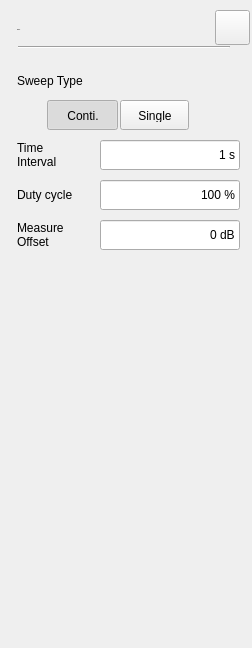
<?xml version="1.0" encoding="UTF-8"?>
<ui version="4.0">
 <class>Pm_Dialog_SweepSetup</class>
 <widget class="QWidget" name="Pm_Dialog_SweepSetup">
  <property name="geometry">
   <rect>
    <x>0</x>
    <y>0</y>
    <width>252</width>
    <height>648</height>
   </rect>
  </property>
  <property name="windowTitle">
   <string>Form</string>
  </property>
  <property name="styleSheet">
   <string notr="true">/*******************indoor**************/
#Pm_Dialog_SweepSetup[status = &quot;indoor&quot;]
{
	border:1px;
	border-top-style:solid;
	border-top-color:black;
}
#Pm_Dialog_SweepSetup[status = &quot;indoor&quot;]
#widget
{
	background-color:rgba(211,211,211,0.9);
}
#Pm_Dialog_SweepSetup[status = &quot;indoor&quot;]
#widget&gt;QPushButton
{
	color:rgba(123, 123, 123,1);
	font: 75 13px &quot;Arial&quot;;
	border-style:flat;
	font-weight:bold;
}
#Pm_Dialog_SweepSetup[status = &quot;indoor&quot;]
#widget&gt;QPushButton::checked
{
    color:rgba(87, 87, 87,1);
}
#Pm_Dialog_SweepSetup[status = &quot;indoor&quot;]
#widget&gt;QPushButton::!checked
{
}
#Pm_Dialog_SweepSetup[status = &quot;indoor&quot;]
Pm_LineEdit
{
	background-color:rgba(255,255,255,0.6);
	color:rgba(162, 115, 0,1);
	padding:8px 8px 7px 10px ;
	font: 75 13px &quot;Arial&quot;;
	font-weight:bold;
}
#Pm_Dialog_SweepSetup[status = &quot;indoor&quot;]
#widget&gt;QLabel
{
font: 75 13px &quot;Arial&quot;;
}
#Pm_Dialog_SweepSetup[status = &quot;indoor&quot;]
#line
{
	background-color:rgba(46,46,46,1);
}
#Pm_Dialog_SweepSetup[status = &quot;indoor&quot;]
Pm_LineEdit:focus
{
  outline: none;
  border:2px solid rgba(162,115,0,1);
}
#Pm_Dialog_SweepSetup[status = &quot;indoor&quot;]
#widget&gt;#pb_Sweep_Once
{
	background-color:rgb(0,0,0);
	color:rgb(255,255,255);
}
/***************outdoor*****************/
#Pm_Dialog_SweepSetup[status = &quot;outdoor&quot;]
{
	border:1px;
	border-top-style:solid;
	border-top-color:black;
}
#Pm_Dialog_SweepSetup[status = &quot;outdoor&quot;]
#widget
{
	background-color:rgba(211,211,211,0.9);
}
#Pm_Dialog_SweepSetup[status = &quot;outdoor&quot;]
#widget&gt;QPushButton
{
	color:rgba(123, 123, 123,1);
	font: 75 13px &quot;Arial&quot;;
	border-style:flat;
	font-weight:bold;
}
#Pm_Dialog_SweepSetup[status = &quot;outdoor&quot;]
#widget&gt;QPushButton::checked
{
    color:rgba(87, 87, 87,1);
}
#Pm_Dialog_SweepSetup[status = &quot;outdoor&quot;]
Pm_LineEdit
{
	color:rgba(162, 115, 0,1);
	padding:8px 8px 7px 10px ;
	font: 75 13px &quot;Arial&quot;;
	font-weight:bold; 
}
#Pm_Dialog_SweepSetup[status = &quot;outdoor&quot;]
#widget&gt;QLabel
{
	font: 75 13px &quot;Arial&quot;; 
   color:rgba(46,46,46,1);
}
#Pm_Dialog_SweepSetup[status = &quot;outdoor&quot;]
#line
{
	background-color:rgba(46,46,46,1);
}
#Pm_Dialog_SweepSetup[status  =  &quot;outdoor&quot;] Pm_LineEdit:disable
{ 
    color:rgba(133,133,133,0.6); 
}
#Pm_Dialog_SweepSetup[status  =  &quot;outdoor&quot;] Pm_LineEdit:focus
 { 
    outline: none;
	border:2px solid rgba(162,115,0,1); 
}
#Pm_Dialog_SweepSetup[status = &quot;outdoor&quot;]
#widget&gt;#pb_Sweep_Once
{
	background-color:rgb(0,0,0);
	color:rgb(255,255,255);
}
/***************night*****************/
#Pm_Dialog_SweepSetup[status = &quot;night&quot;]
{
	border:1px;
	border-top-style:solid;
	border-top-color:black;
}
#Pm_Dialog_SweepSetup[status = &quot;night&quot;]
#widget
{
	background-color:rgba(208,182,139,0.9);
}
#Pm_Dialog_SweepSetup[status = &quot;night&quot;]
#widget&gt;QPushButton
{
	color:rgba(123, 123, 123,1);
	font: 75 13px &quot;Arial&quot;;
	border-style:flat;
	font-weight:bold;
}
#Pm_Dialog_SweepSetup[status = &quot;night&quot;]
#widget&gt;QPushButton::checked
{
   color:rgba(87, 87, 87,1);
}
/*#Pm_Dialog_SweepSetup[status = &quot;night&quot;]
#widget&gt;QPushButton::!checked
{
   color:rgba(0, 0, 0, 1)
}
*/
#Pm_Dialog_SweepSetup[status = &quot;night&quot;]
Pm_LineEdit
{
	background: rgba(251,220,167,0.60);
   color:rgba(159,98,0,1);
	padding:8px 8px 7px 10px ;
	font: 75 13px &quot;Arial&quot;;
	font-weight:bold;
}
#Pm_Dialog_SweepSetup[status  =  &quot;night&quot;] 
Pm_LineEdit:disable
{
	color:rgba(133,133,133,0.6);
}

#Pm_Dialog_SweepSetup[status  =  &quot;night&quot;] 
Pm_LineEdit:focus
{
	outline: none;
	border:2px solid rgba(162,115,0,1);
}
#Pm_Dialog_SweepSetup[status = &quot;night&quot;]
#widget&gt;QLabel
{
	font: 75 13px &quot;Arial&quot;;
	color:rgba(46,46,46,1);
}
#Pm_Dialog_SweepSetup[status = &quot;night&quot;]
#line
{
	background-color:rgba(46,46,46,1);
}
#Pm_Dialog_SweepSetup[status  =  &quot;night&quot;] Pm_LineEdit:disable
{ 
    color:rgba(133,133,133,0.6);
}
#Pm_Dialog_SweepSetup[status  =  &quot;night&quot;] Pm_LineEdit:focus
 { 
	outline: none;
	border:2px solid rgba(162,115,0,1);
}
#Pm_Dialog_SweepSetup[status = &quot;night&quot;]
#widget&gt;#pb_Sweep_Once
{
	background-color:rgb(0,0,0);
	color:rgb(255,255,255);
}</string>
  </property>
  <property name="status" stdset="0">
   <string>night</string>
  </property>
  <widget class="QWidget" name="widget" native="true">
   <property name="geometry">
    <rect>
     <x>0</x>
     <y>0</y>
     <width>252</width>
     <height>648</height>
    </rect>
   </property>
   <property name="styleSheet">
    <string notr="true"/>
   </property>
   <widget class="QLabel" name="labelSweepType">
    <property name="geometry">
     <rect>
      <x>17</x>
      <y>70</y>
      <width>101</width>
      <height>21</height>
     </rect>
    </property>
    <property name="text">
     <string>Sweep Type</string>
    </property>
   </widget>
   <widget class="QPushButton" name="pb_single">
    <property name="geometry">
     <rect>
      <x>120</x>
      <y>100</y>
      <width>69</width>
      <height>30</height>
     </rect>
    </property>
    <property name="styleSheet">
     <string notr="true">#pb_single:checked
{
	padding: 8px 5px 7px 6px;
	background-image: url(:/pm/image/fre_checked_right.png);
	background-position:right;
}

#pb_single:!checked
{
padding: 8px 5px 7px 6px;
	background-image: url(:/pm/image/fre_checked_left.png);
	background-position:right;
}</string>
    </property>
    <property name="text">
     <string>Single</string>
    </property>
    <property name="checkable">
     <bool>true</bool>
    </property>
   </widget>
   <widget class="QPushButton" name="pb_conti">
    <property name="geometry">
     <rect>
      <x>47</x>
      <y>100</y>
      <width>71</width>
      <height>30</height>
     </rect>
    </property>
    <property name="styleSheet">
     <string notr="true">/*#QPushButton::pressed
{
background-color: rgb(255, 188, 0);
}
*/
#pb_conti:checked
{
	padding: 8px 14px 7px 15px;
	background-image: url(:/pm/image/fre_checked_left.png);
}
#pb_conti:!checked
{
padding: 8px 14px 7px 15px;
	background-image: url(:/pm/image/fre_checked_right.png);
}
</string>
    </property>
    <property name="text">
     <string>Conti.</string>
    </property>
    <property name="checkable">
     <bool>true</bool>
    </property>
    <property name="checked">
     <bool>true</bool>
    </property>
   </widget>
   <widget class="Line" name="line">
    <property name="geometry">
     <rect>
      <x>18</x>
      <y>46</y>
      <width>212</width>
      <height>2</height>
     </rect>
    </property>
    <property name="orientation">
     <enum>Qt::Horizontal</enum>
    </property>
   </widget>
   <widget class="QPushButton" name="pb_cancel">
    <property name="geometry">
     <rect>
      <x>215</x>
      <y>10</y>
      <width>35</width>
      <height>35</height>
     </rect>
    </property>
    <property name="styleSheet">
     <string notr="true">#Pm_Dialog_SweepSetup[status = &quot;indoor&quot;]
#pb_cancel
{
background-color:rgba(0,0,0,0);
background-image: url(:/pm/image/btn_close_normal.png);
}
#Pm_Dialog_SweepSetup[status = &quot;indoor&quot;]
#pb_cancel:pressed
{
background-image: url(:/pm/image/btn_close_click.png);
}

#Pm_Dialog_SweepSetup[status = &quot;outdoor&quot;]
#pb_cancel
{
background-color:rgba(0,0,0,0);
background-image: url(:/pm/image/btn_close_normal.png);
}
#Pm_Dialog_SweepSetup[status = &quot;outdoor&quot;]
#pb_cancel:pressed
{
background-image: url(:/pm/image/btn_close_click.png);
}

#Pm_Dialog_SweepSetup[status = &quot;night&quot;]
#pb_cancel
{
background-color:rgba(0,0,0,0);
border-image: url(:/pm/image/night/btn_close_normal.png);
}
#Pm_Dialog_SweepSetup[status = &quot;night&quot;]
#pb_cancel:pressed
{
border-image: url(:/pm/image/night/btn_close_click.png);
}</string>
    </property>
    <property name="text">
     <string/>
    </property>
   </widget>
   <widget class="QLabel" name="lblTitle">
    <property name="geometry">
     <rect>
      <x>17</x>
      <y>19</y>
      <width>102</width>
      <height>22</height>
     </rect>
    </property>
    <property name="font">
     <font>
      <family>Arial</family>
      <pointsize>-1</pointsize>
      <weight>75</weight>
      <italic>false</italic>
      <bold>true</bold>
     </font>
    </property>
    <property name="styleSheet">
     <string notr="true">#lblTitle
{
	font: 75 20px &quot;Arial&quot;;
	color:rgba(46,46,46,1);
	line-height:23px;
	font-weight:bold;
}</string>
    </property>
    <property name="text">
     <string>Sweep</string>
    </property>
   </widget>
   <widget class="QLabel" name="labelTime">
    <property name="geometry">
     <rect>
      <x>17</x>
      <y>140</y>
      <width>70</width>
      <height>30</height>
     </rect>
    </property>
    <property name="text">
     <string>Time
Interval</string>
    </property>
   </widget>
   <widget class="Pm_LineEdit" name="LedTimeInterval">
    <property name="geometry">
     <rect>
      <x>100</x>
      <y>140</y>
      <width>140</width>
      <height>30</height>
     </rect>
    </property>
    <property name="styleSheet">
     <string notr="true"/>
    </property>
    <property name="text">
     <string>1 s</string>
    </property>
    <property name="maxLength">
     <number>13124124</number>
    </property>
    <property name="alignment">
     <set>Qt::AlignRight|Qt::AlignTrailing|Qt::AlignVCenter</set>
    </property>
    <property name="readOnly">
     <bool>true</bool>
    </property>
   </widget>
   <widget class="QLabel" name="labelMeasureOffset">
    <property name="geometry">
     <rect>
      <x>17</x>
      <y>220</y>
      <width>70</width>
      <height>30</height>
     </rect>
    </property>
    <property name="text">
     <string>Measure
Offset</string>
    </property>
   </widget>
   <widget class="Pm_LineEdit" name="LedMeasureOffset">
    <property name="geometry">
     <rect>
      <x>100</x>
      <y>220</y>
      <width>140</width>
      <height>30</height>
     </rect>
    </property>
    <property name="styleSheet">
     <string notr="true"/>
    </property>
    <property name="text">
     <string>0 dB</string>
    </property>
    <property name="maxLength">
     <number>13124124</number>
    </property>
    <property name="alignment">
     <set>Qt::AlignRight|Qt::AlignTrailing|Qt::AlignVCenter</set>
    </property>
    <property name="readOnly">
     <bool>true</bool>
    </property>
   </widget>
   <widget class="Pm_LineEdit" name="ledDutyCycle">
    <property name="geometry">
     <rect>
      <x>100</x>
      <y>180</y>
      <width>140</width>
      <height>30</height>
     </rect>
    </property>
    <property name="text">
     <string>100 %</string>
    </property>
    <property name="alignment">
     <set>Qt::AlignRight|Qt::AlignTrailing|Qt::AlignVCenter</set>
    </property>
    <property name="readOnly">
     <bool>true</bool>
    </property>
   </widget>
   <widget class="QLabel" name="lblDuty">
    <property name="geometry">
     <rect>
      <x>17</x>
      <y>180</y>
      <width>80</width>
      <height>30</height>
     </rect>
    </property>
    <property name="text">
     <string>Duty cycle</string>
    </property>
   </widget>
  </widget>
 </widget>
 <customwidgets>
  <customwidget>
   <class>Pm_LineEdit</class>
   <extends>QLineEdit</extends>
   <header location="global">Pm_lineedit.h</header>
   <slots>
    <signal>clicked()</signal>
   </slots>
  </customwidget>
 </customwidgets>
 <resources/>
 <connections/>
</ui>
